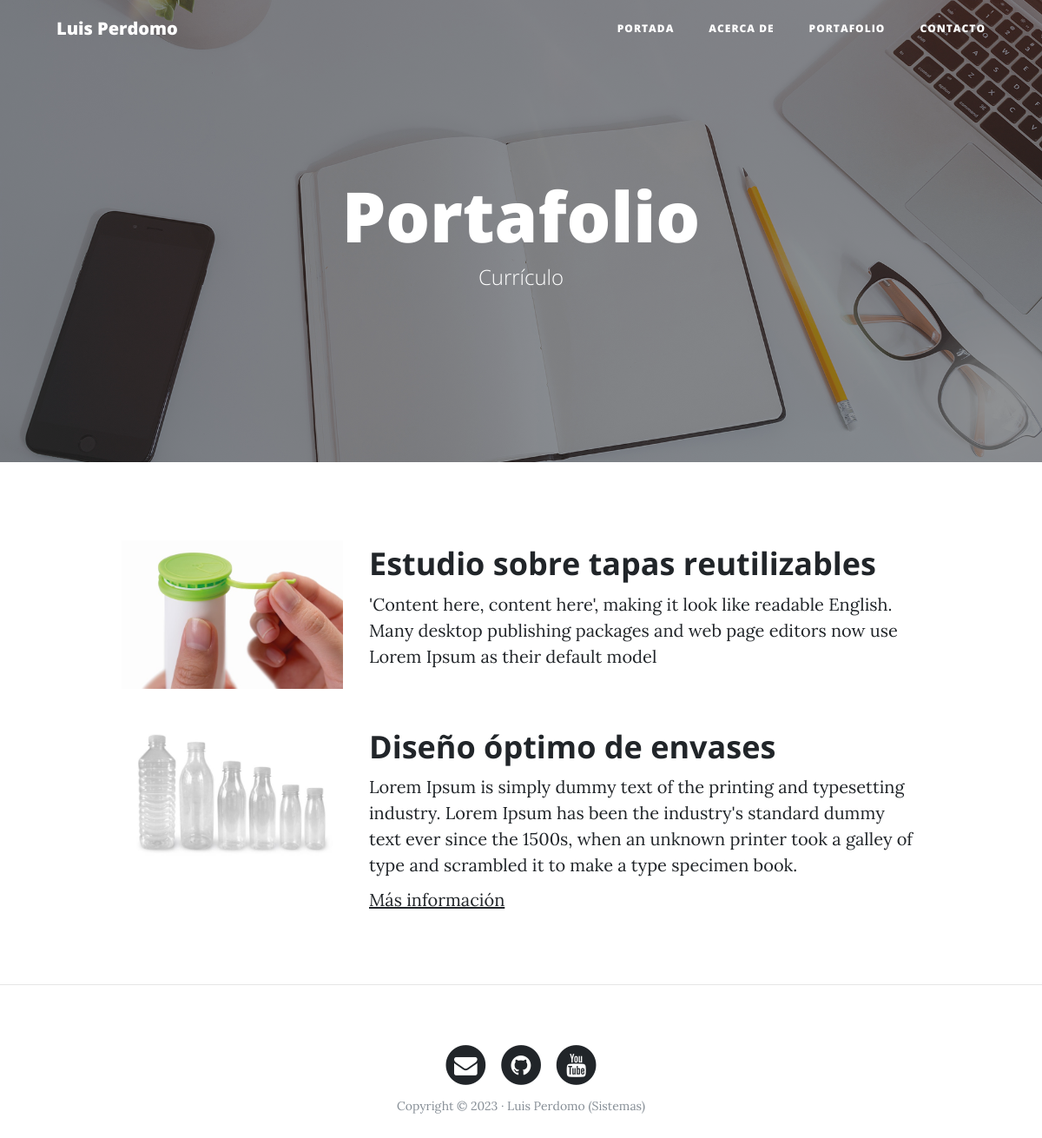
The page /portfolio/ on the database its author committed.
### portfolio/models.py (models this page shows, shortened)
class Project(models.Model): #heredando de la clase modelo que brinda Django
     title= models.CharField(max_length=200, verbose_name="Titulo")
     description=models.TextField(verbose_name="Descripcion")
     image=models.ImageField(verbose_name="Imagen", upload_to="projects")
     link=models.URLField(null=True, blank=True, verbose_name="Enlace")
     created=models.DateTimeField(
         auto_now_add=True, verbose_name="Fecha de creacion")
     update=models.DateTimeField(
         auto_now=True, verbose_name="Fecha de actualizacion")
     class Meta:   #Modificaciones extendidas del modelo
         verbose_name = "proyecto"
         verbose_name_plural = "proyectos"
         ordering = ["-created"]

### portfolio/views.py (the view)
# urls.py: path('portfolio/',portfolio_views.portfolio, name="portfolio"),
def portfolio(request):
    projects=Project.objects.all()
    return render(request, "portfolio/portfolio.html",{'projects':projects})

### portfolio/templates/portfolio/portfolio.html (shortened to what this page needs)
{%extends "core/base.html" %}
{%block background%}{%load static%}{%static 'core/img/portfolio-bg.jpg' %}{%endblock%}
{%block headers%}
    <h1>Portafolio</h1>
    <span class="subheading">Currículo</span>
{%endblock%}
{%block content%}
{% for project in  projects%}
<div class="row project">
 <div class="col-lg-3 col-md-4 offset-lg-1">
            <img class="img-fluid" src="{{project.image.url}}" alt="">
        </div>
      <div class="col-lg-7 col-md-8">
            <h2 class="section-heading title">{{project.title}}</h2>
        <p>{{project.description}}</p>
        {% if project.link != null %}
        <p><a href="{{project.link}}">Más información</a></p>
        {%endif%}
  </div>
</div>
{%endfor%}
{%endblock%}

### core/templates/core/base.html (shortened to what this page needs)
<!DOCTYPE html>
<html lang="es">
  <head>
    {%load static%}
    <link href="{% static 'core/vendor/bootstrap/css/bootstrap.min.css' %}" rel="stylesheet">
    <link href="{% static 'core/vendor/font-awesome/css/font-awesome.min.css' %}" rel="stylesheet" type="text/css">
    <link href="{% static 'core/css/clean-blog.min.css' %}" rel="stylesheet">
  </head>
  <body>
    <nav class="navbar navbar-expand-lg navbar-light fixed-top" id="mainNav">
      <div class="container">
        <a class="navbar-brand" href="index.html">Luis Perdomo</a>
        <div class="collapse navbar-collapse" id="navbarResponsive">
          <ul class="navbar-nav ml-auto">
            <li class="nav-item">
              <a class="nav-link" href="{%url 'home'%}">Portada</a>
            </li>
            <li class="nav-item">
              <a class="nav-link" href="{%url 'about'%}">Acerca de</a>
            </li>
            <li class="nav-item">
              <a class="nav-link" href="{%url 'portfolio'%}">Portafolio</a>
            </li>
            <li class="nav-item">
              <a class="nav-link" href="{%url 'contact'%}">Contacto</a>
            </li>
          </ul>
        </div>
      </div>
    </nav>
    <header class="masthead" style="background-image: url('{%block background%}{%endblock%}')">
       <div class="overlay"></div>
        <div class="container">
         <div class="row">
          <div class="col-lg-8 col-md-10 mx-auto">
           <div class="site-heading">
              {%block headers%}{%endblock%}
           </div>
          </div>
        </div>
      </div>
    </header>
      <div class="container">
          {%block content%}{%endblock%}
      </div>
      {%if request.path != '/'%}
        <hr>
      {%endif%}
    <footer>
      <div class="container">
        <div class="row">
          <div class="col-lg-8 col-md-10 mx-auto">
            <ul class="list-inline text-center">
              <li class="list-inline-item">
                <a href="#">
                  <span class="fa-stack fa-lg">
                    <i class="fa fa-circle fa-stack-2x"></i>
                    <i class="fa fa-envelope fa-stack-1x fa-inverse"></i>
                  </span>
                </a>
              </li>
              <li class="list-inline-item">
                <a href="#">
                  <span class="fa-stack fa-lg">
                    <i class="fa fa-circle fa-stack-2x"></i>
                    <i class="fa fa-github fa-stack-1x fa-inverse"></i>
                  </span>
                </a>
              </li>
              <li class="list-inline-item">
                <a href="#">
                  <span class="fa-stack fa-lg">
                    <i class="fa fa-circle fa-stack-2x"></i>
                    <i class="fa fa-youtube fa-stack-1x fa-inverse"></i>
                  </span>
                </a>
              </li>
            </ul>
            <p class="copyright text-muted">Copyright &copy; 2023 · Luis Perdomo (Sistemas) </p>
          </div>
        </div>
      </div>
    </footer>
  </body>
</html>

### rows shown on the page
Project: image (picture), title "Estudio sobre tapas reutilizables", description "'Content here, content here', making it look like readable English. Many desktop publishing packages and web page editors now use Lorem Ipsum as their default model"
Project: image (picture), title "Diseño óptimo de envases", description "Lorem Ipsum is simply dummy text of the printing and typesetting industry. Lorem Ipsum has been the industry's standard dummy text ever since the 1500s, when an unknown printer took a galley of type and scrambled it to make a type specimen book."
